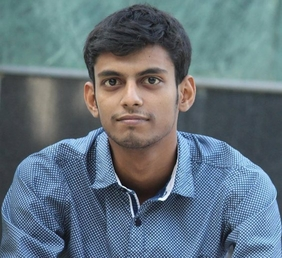
#> input picture me2.jpg, 282 x 258 px
$ jupyter execute --allow-errors Lab_1.1.ipynb
#> lines starting #> are read from the running program, lines starting #| are printed output that depends on the picture
[cell 1]
import numpy as np
import matplotlib.pyplot as plt
import cv2
import pandas as pd
img = cv2.imread('me2.jpg')
#> img is the input picture: shape (258, 282, 3); mean B, G, R 125.9, 115.1, 99.2

[cell 2]
img.shape
#> Out = (258, 282, 3)

[cell 3]
img1 = img[:, :, 1]
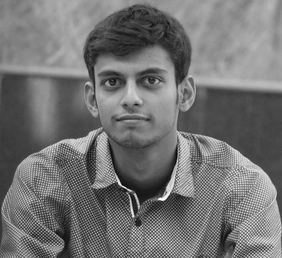
#> img1: shape (258, 282); min 1, max 255, mean 115.1

[cell 4]
plt.imshow(img1, cmap='gray')

[cell 5]
h = np.zeros(256, np.int32)
for i in range(img1.shape[0]):
    for j in range(img1.shape[1]):
        for k in range(256):
            if img1[i][j] == k:
                h[k] += 1
for i in range(247):
    print(i, h[i])

# print(arr)

[cell 6]
# hist = pd.value_counts(h.flatten())
# hist

#> (a cell that did not finish here is left out)

[cell 8]
threshold = 120
mask = [[0 for i in range(247)] for j in range(247)]
for i in range(247):
    for j in range(247):
        if (img1[i][j] > threshold):
            mask[i][j] = 1

            masked_image = img1
#> after the loop, mask = 247 items
for i in range(247):
    for j in range(247):
        if (mask[i][j] == 0):
            masked_image[i][j] = 0

plt.imshow(masked_image, 'gray')
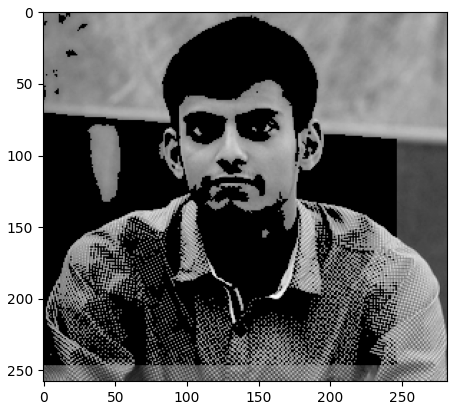
#> figure drawn by matplotlib, 1 panel
